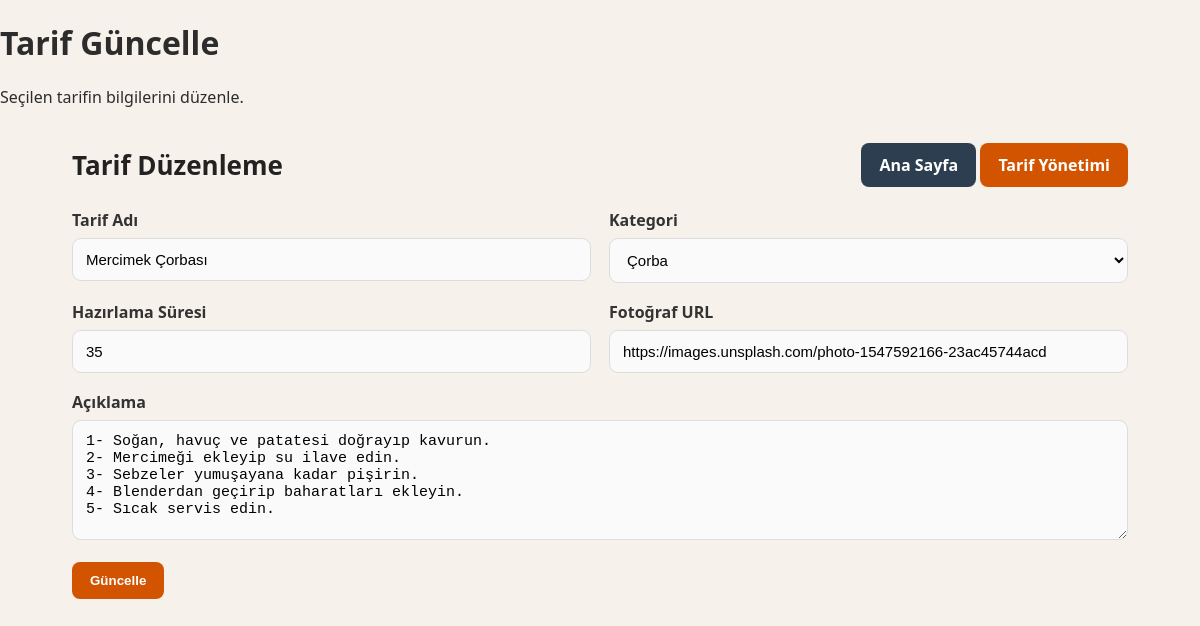
Page /yemek_tarifi-php/guncelle.php?id=1 on the committed database.
### tables this page shows
CREATE TABLE IF NOT EXISTS tarifler (
    id INT AUTO_INCREMENT PRIMARY KEY,
    kategori_id INT NOT NULL,
    tarif_adi VARCHAR(150) NOT NULL,
    aciklama TEXT,
    hazirlama_suresi INT,
    fotograf_url VARCHAR(500),
    olusturma_tarihi DATETIME DEFAULT CURRENT_TIMESTAMP,
    FOREIGN KEY (kategori_id) REFERENCES kategoriler(id)
);

CREATE TABLE IF NOT EXISTS kategoriler (
    id INT AUTO_INCREMENT PRIMARY KEY,
    kategori_adi VARCHAR(100) NOT NULL
);

### yemek_tarifi-php/guncelle.php (the view, shortened to what this page needs)
<?php
include "baglanti.php";
$id = $_GET["id"];
$stmt = $db->prepare("
    SELECT * FROM tarifler
    WHERE id = ?
");
$stmt->execute([$id]);
$tarif = $stmt->fetch();
$kategoriler = $db->query("SELECT * FROM kategoriler ORDER BY kategori_adi ASC");
?>
<!DOCTYPE html>
<html lang="tr">
<head>
    <link rel="stylesheet" href="style.css">
</head>
<body>
<header>
    <h1>Tarif Güncelle</h1>
    <p>Seçilen tarifin bilgilerini düzenle.</p>
</header>
<div class="container">
    <div class="top-bar">
        <h2 class="page-title">Tarif Düzenleme</h2>
        <div>
            <a href="index.php" class="btn btn-secondary">Ana Sayfa</a>
            <a href="tarif_crud.php" class="btn">Tarif Yönetimi</a>
        </div>
    </div>
    <div class="form-box">
        <form method="post">
            <div class="form-grid">
                <div class="form-group">
                    <label>Tarif Adı</label>
                    <input
                        type="text"
                        name="tarif_adi"
                        value="<?php echo htmlspecialchars($tarif['tarif_adi']); ?>"
                        required>
                </div>
                <div class="form-group">
                    <label>Kategori</label>
                    <select name="kategori_id" required>
                        <?php foreach ($kategoriler as $kategori) { ?>
                            <option
                                value="<?php echo $kategori['id']; ?>"
                                <?php if ($kategori['id'] == $tarif['kategori_id']) echo "selected"; ?>>
                                <?php echo htmlspecialchars($kategori['kategori_adi']); ?>
                            </option>
                        <?php } ?>
                    </select>
                </div>
                <div class="form-group">
                    <label>Hazırlama Süresi</label>
                    <input
                        type="number"
                        name="hazirlama_suresi"
                        value="<?php echo htmlspecialchars($tarif['hazirlama_suresi']); ?>"
                        required>
                </div>
                <div class="form-group">
                    <label>Fotoğraf URL</label>
                    <input
                        type="text"
                        name="fotograf_url"
                        value="<?php echo htmlspecialchars($tarif['fotograf_url']); ?>">
                </div>
                <div class="form-group full">
                    <label>Açıklama</label>
                    <textarea name="aciklama" required><?php echo htmlspecialchars($tarif['aciklama']); ?></textarea>
                </div>
            </div>
            <br>
            <button class="btn" type="submit" name="guncelle">
                Güncelle
            </button>
        </form>
    </div>
</div>
</body>
</html>

### yemek_tarifi-php/style.css (style rules this page uses)
* { box-sizing: border-box; }
body { margin: 0; font-family: "Segoe UI", Arial, sans-serif; background: #f6f1eb; color: #2c2c2c; }
.container { width: 88%; max-width: 1200px; margin: 35px auto; }
.top-bar { display: flex; justify-content: space-between; align-items: center; margin-bottom: 22px; gap: 15px; flex-wrap: wrap; }
.page-title { margin: 0; font-size: 26px; color: #222; }
.btn { display: inline-block; background: #d35400; color: white; padding: 11px 18px; border-radius: 8px; border: none; text-decoration: none; cursor: pointer; font-weight: 600; transition: 0.2s ease; }
.btn-secondary { background: #2c3e50; }
.form-grid { display: grid; grid-template-columns: 1fr 1fr; gap: 18px; }
.form-group { display: flex; flex-direction: column; }
.form-group.full { grid-column: 1 / -1; }
label { font-weight: 600; margin-bottom: 7px; color: #333; }
input, select, textarea { width: 100%; padding: 12px 13px; border: 1px solid #ddd; border-radius: 9px; font-size: 15px; background: #fafafa; outline: none; transition: 0.2s ease; }
textarea { min-height: 120px; resize: vertical; }

### rows in the picture
tarifler: tarif_adi "Mercimek Çorbası", kategori_id "Çorba", hazirlama_suresi "35", fotograf_url "https://images.unsplash.com/photo-1547592166-23ac45744acd", aciklama "1- Soğan, havuç ve patatesi doğrayıp kavurun. 2- Mercimeği ekleyip su ilave edin. 3- Sebzeler yumuşayana kadar pişirin. 4- Blenderdan geçirip baharatları ekleyin. 5- Sıcak servis edin."
